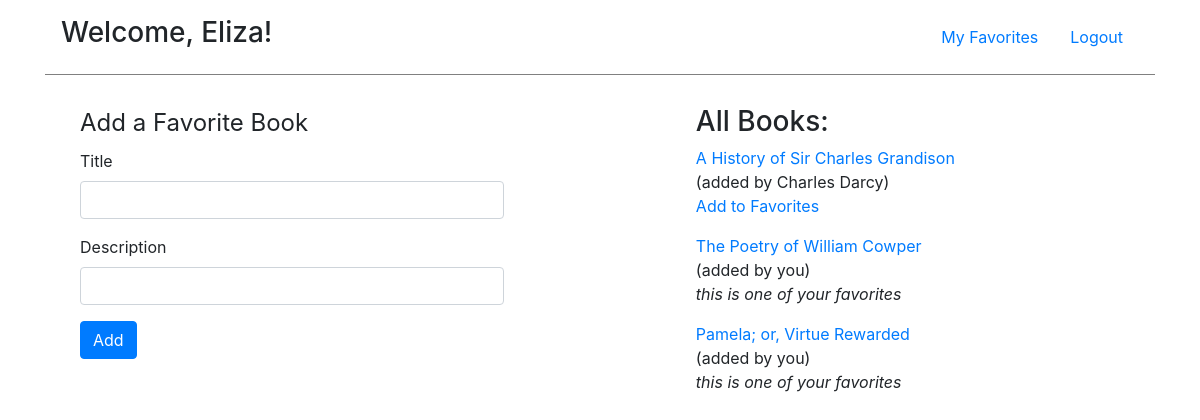
The app's page /books/ (signed in) with its own data.
### login_app/models.py (models this page shows, shortened)
class User(models.Model):
    first_name = models.CharField(max_length=45)
    last_name = models.CharField(max_length=45)
    birth_date = models.DateTimeField(default=datetime.date.today)
    email = models.EmailField(max_length=45)
    password = models.CharField(max_length=255)
    created_at = models.DateTimeField(auto_now_add = True)
    updated_at = models.DateTimeField(auto_now = True)
    objects = UserManager()
    def full_name(self):
        return f'{self.first_name} {self.last_name}'

### book_faves/models.py (models this page shows, shortened)
class Book(models.Model):
    title = models.CharField(max_length=255)
    description =  models.TextField()
    uploaded_by = models.ForeignKey(User,related_name="books_uploaded", on_delete=models.CASCADE)
    users_who_like = models.ManyToManyField(User, related_name="liked_books")
    created_at = models.DateTimeField(auto_now_add = True)
    updated_at = models.DateTimeField(auto_now = True)
    objects = BookManager()

### book_faves/views.py (the view)
# urls.py: path('',views.show_books),
def show_books(request):
    if (not 'user_id' in request.session.keys()) or (request.session['user_id'] == ''):
        return redirect('/')
    context = {
        'user': User.objects.get(id=request.session['user_id']),
        'books': Book.objects.all().order_by('-created_at'),
    }
    return render(request,'books/books.html', context)

### book_faves/templates/books/books.html (shortened to what this page needs)
<!DOCTYPE html>
<html lang="en">
<head>
    <link rel="stylesheet" href="https://stackpath.bootstrapcdn.com/bootstrap/4.5.0/css/bootstrap.min.css">
    {% load static %}
    <link rel="stylesheet" href="{% static 'books/style.css' %}">
</head>
<body>
    <div class="container">
        <nav class="navbar">
            <h3 class="nav-item navbar-text">Welcome, {{ user.first_name}}!</h3>
            <div class="nav navbar-right">
                <a href="/books/my_faves" class="nav-item nav-link">My Favorites</a>
                <a href="/logout" class="nav-item nav-link">Logout</a>
            </div>
        </nav>
        <div class="dashboard">
            <form class="col-5" action="/books/new" method="post">
                <fieldset>
                    <legend>Add a Favorite Book</legend>
                </fieldset>
                <div class="form-group">
                    <label for="title">Title</label>
                    <input type="text" class="form-control" name="title" id="title">
                </div>
                <div class="form-group">
                    <label for="description">Description</label>
                    <input type="text" class="form-control" name="description" id="description">
                </div>
                <button type="submit" class="btn btn-primary mb-2">Add</button>
            </form>
            <div class="col-5 book-list">
                <h3>All Books:</h3>
                {% for book in books %}
                <div class="book">
                    <p class="my-0 py-0">
                        <a href="/books/{{ book.id }}">{{ book.title }}</a>
                    </p>
                    <p class="my-0 py-0">
                        (added by {% if book.uploaded_by.id == user.id %}you{% else %}{{ book.uploaded_by.full_name }}{% endif %})
                    </p>
                    <p class="mt-0 pt-0">
                        {% if book in user.liked_books.all %}
                        <span class="favorite-book">this is one of your favorites</span>
                        {% else %}
                        <a href="/books/{{ book.id }}/favorite">Add to Favorites</a>
                        {% endif %}
                    </p>
                </div>
                {% endfor %}
            </div>
        </div>
    </div>
</body>
</html>

### book_faves/static/books/style.css (style rules this page uses)
nav { border-bottom: 1px solid gray; margin-bottom: 10px; }
.dashboard { display:flex; justify-content: space-between; padding: 10px; }
.book-list { flex: 3; margin: 10px 10px 10px 20px; }
.dashboard form { flex: 2; margin: 10px; }
.favorite-book { font-style: italic; }

### records on screen
User: first_name "Eliza"
Book: title "A History of Sir Charles Grandison", uploaded_by.full_name "Charles Darcy"
Book: title "The Poetry of William Cowper", shows "you", shows "this is one of your favorites"
Book: title "Pamela; or, Virtue Rewarded", shows "you", shows "this is one of your favorites"
